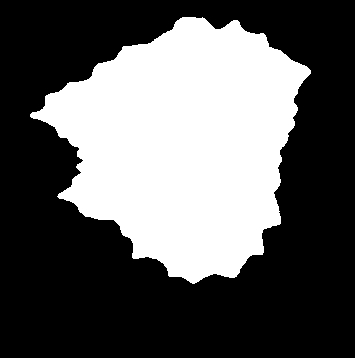
#> input picture a1.jpg, 355 x 358 px
$ jupyter execute RT_method_fft.ipynb
#> lines starting #> are read from the running program, lines starting #| are printed output that depends on the picture; after the words box and inside, x2 and y2 are one past the last pixel; in counts of white or black regions, pixels touching at a corner belong together
[cell 1]
import cv2
import numpy as np
import matplotlib.pyplot as plt
from skimage.measure import label, regionprops, regionprops_table
from scipy import interpolate
import scipy.fftpack

[cell 2]
#Load image
I = cv2.imread(r'a1.jpg')
#> I is the input picture: shape (358, 355, 3); min 0, max 255, mean 93.7
I = cv2.cvtColor(I, cv2.COLOR_BGR2GRAY)
#> I: shape (358, 355)
th, bw = cv2.threshold(I, 0, 255, cv2.THRESH_OTSU)
#> bw: shape (358, 355); 36.8% white; 1 white region
#> th = 1
plt.imshow(I,cmap='gray')
nx,ny = I.shape
#> nx = 358; ny = 355

#perimeter of particle
contours, hierarchy = cv2.findContours(bw, cv2.RETR_TREE, cv2.CHAIN_APPROX_NONE)
#> contours = 1 contour; box (x1, y1, x2, y2) and area: (30, 17, 311, 284) 46272

#Centroids
M = cv2.moments(contours[0])
#> M = moments, m00 46271.5, centre m10/m00, m01/m00 = (183, 143.6)
cx = int(M['m10']/M['m00'])
#> cx = 183
cy = int(M['m01']/M['m00'])
#> cy = 143

[cell 3]
#RT_Method
xp=[]
yp=[]
rho=[]
phi=[]
for i in range(len(contours[0])):
    #Perimeter-centroids measure
    xp.append(contours[0][i][0][0]-cx)
    yp.append(contours[0][i][0][1]-cy)
    #Cartesian to polar
    rho.append (np.sqrt(xp[i]**2 + yp[i]**2))
    phi.append(np.arctan2(yp[i], xp[i]))
#> after the loop, phi = 875 values, max 3.14 at index 227, min -3.13 at index 226, mean -0.0144; rho = 875 values, max 155.7 at index 178, min 96.25 at index 655, mean 122.7; xp = 875 values, max 127 at index 733, min -153 at index 178, mean -6.52; yp = 875 values, max 140 at index 463, min -126 at index 0, mean 3.14

#Resample
#Ensures that the sample size is the same
N=1024 # Number of samplepoints
f = interpolate.interp1d(phi, rho)
phi_resampled = np.linspace(np.min(phi), np.max(phi), N)
#> phi_resampled = 1024 values from -3.13 to 3.14
rho_resampled  = f(phi_resampled)
#> rho_resampled = 1024 values, max 155.7 at index 29, min 96.27 at index 523, mean 120.7
rho_resampled =rho_resampled /np.max(rho_resampled )
#> rho_resampled = 1024 values, max 1 at index 29, min 0.618 at index 523, mean 0.775
fig, ax = plt.subplots(figsize=(6,6),subplot_kw={'projection': 'polar'})
ax.plot(phi_resampled, rho_resampled )
ax.grid(True)
ax.set_title("RT-method")
plt.show()
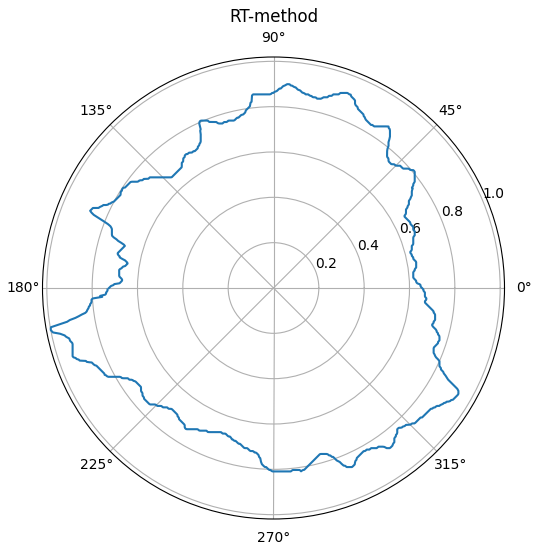
#> figure drawn by matplotlib, 1 panel; curve peaks at x = -2.95, y = 1

[cell 4]
# Fourier transform
# sample spacing
T = 1.0 / N
x = np.linspace(0.0, N*T, N)
#> x = 1024 values from 0 to 1
yf = scipy.fftpack.fft(rho_resampled)
xf = np.linspace(0.0, 1.0/(2.0*T), N//2)
#> xf = 512 values from 0 to 512

#To plot, DC or mean is discarded
fig, ax = plt.subplots()
ax.plot(xf[1:], 2.0/N * np.abs(yf[1:N//2]))
plt.show()
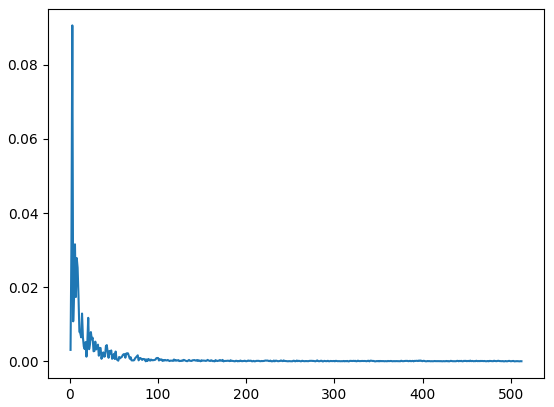
#> figure drawn by matplotlib, 1 panel; curve peaks at x = 3.01, y = 0.0906

[cell 5]
#Inverse FFT
# Shape recovery discarding harmonics
Nr=5 # number of harmonics to shape recovery
yfr=yf*0
yfr[0]=yf[0]
yfr[1:Nr+1]=yf[1:Nr+1]
yfr[-Nr:]=yf[-Nr:]
rho_recovery = scipy.fft.ifft(yfr)
rho_recovery=np.abs(rho_recovery)
#> rho_recovery = 1024 values, max 0.896 at index 705, min 0.625 at index 552, mean 0.775


fig, ax = plt.subplots(figsize=(6,6),subplot_kw={'projection': 'polar'})
ax.plot(phi_resampled, rho_resampled, label='original' )
ax.plot(phi_resampled, rho_recovery, label='recovery')
ax.grid(True)
ax.set_title("RT-method")
ax.legend()
plt.show()
#> figure, not shown here; curve peaks at x = -2.95, y = 1; curve peaks at x = 1.19, y = 0.896

$ run again, with casa2.jpg copied over a1.jpg
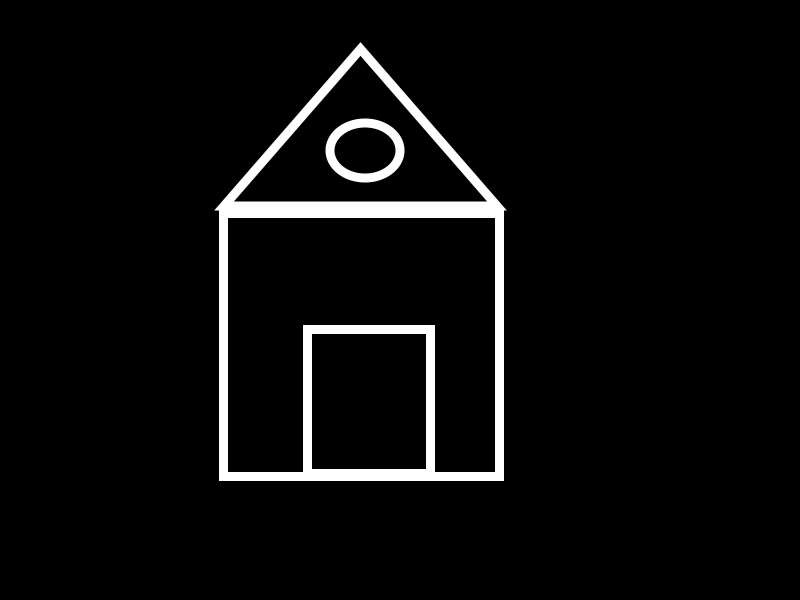
#> input picture casa2.jpg, 800 x 600 px
#> I is the input picture: shape (600, 800, 3); min 0, max 255, mean 11.3
#> I: shape (600, 800)
#> bw: shape (600, 800); 4.5% white; 2 white regions
#> th = 123
#> contours = 6 contours; box (x1, y1, x2, y2) and area: (215, 42, 506, 481) 101159, (227, 217, 496, 473) 49080, (234, 55, 487, 203) 18581, (311, 333, 427, 470) 15638, (326, 119, 405, 182) 3872, (333, 127, 396, 174) 2265
#> M = moments, m00 101159, centre m10/m00, m01/m00 = (360.8, 298.8)
#> cx = 360
#> cy = 298
#> after the loop `for i in range(len(contours[0])):`: phi = 1164 values, max 3.14 at index 259, min -3.13 at index 258, mean 0.177; rho = 1164 values, max 256 at index 0, min 141 at index 259, mean 183; xp = 1164 values, max 145 at index 996, min -145 at index 167, mean 0.466; yp = 1164 values, max 182 at index 441, min -256 at index 0, mean 16.26
#> phi_resampled = 1024 values from -3.13 to 3.14
#> `rho_resampled  = f(phi_resampled)`: rho_resampled = 1024 values, max 255.8 at index 255, min 141 at index 1023, mean 177.5
#> `rho_resampled =rho_resampled /np.max(rho_resampled )`: rho_resampled = 1024 values, max 1 at index 255, min 0.551 at index 1023, mean 0.694
#> `plt.show()`:
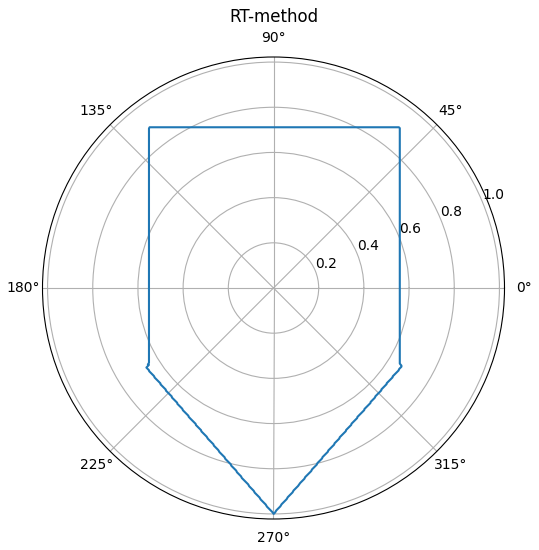
#> figure drawn by matplotlib, 1 panel; curve peaks at x = -1.57, y = 1
#> x = 1024 values from 0 to 1
#> xf = 512 values from 0 to 512
#> `plt.show()`:
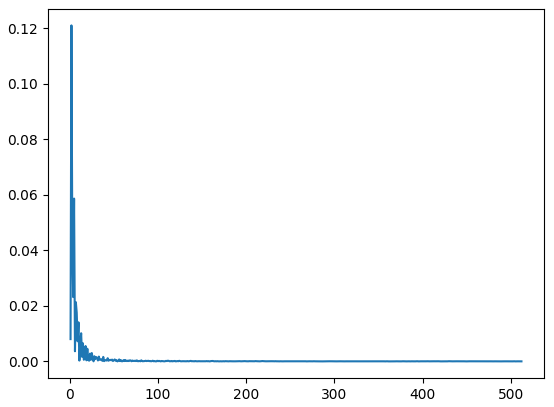
#> figure drawn by matplotlib, 1 panel; curve peaks at x = 2, y = 0.121
#> rho_recovery = 1024 values, max 0.885 at index 255, min 0.534 at index 1001, mean 0.694
